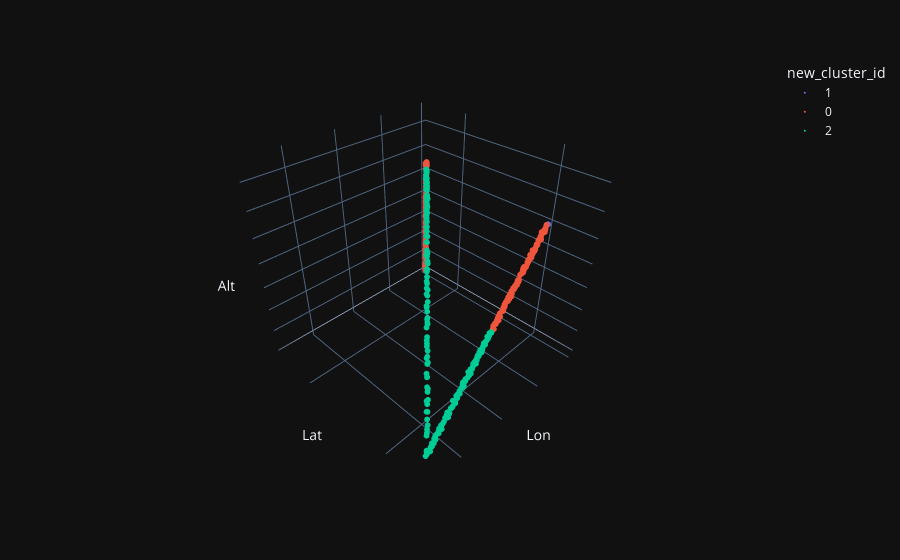

Write notebook code for a chart like this one.
### Code cell
fig = px.scatter_3d(plots, x='Lon', y='Lat', z='Alt', color='new_cluster_id', hover_name='TimeStamp', template='plotly_dark', labels=None)
fig = fig.update_traces(marker={'size': 2}).update_scenes(xaxis_showticklabels=False, yaxis_showticklabels=False, zaxis_showticklabels=False)
fig.show()

### Figure 1 — Plotly figure (JSON) as saved in the notebook; plotly's stock layout.template omitted (floating-point values rounded to 4 significant figures; data arrays with more than 128 entries replaced by an {"elided": "..."} marker saying what was removed)
{"data": [{"hovertemplate": "<b>%{hovertext}</b><br><br>new_cluster_id=1<br>Lon=%{x}<br>Lat=%{y}<br>Alt=%{z}<extra></extra>", "hovertext": ["21/12/2022 16:38:11"], "legendgroup": "1", "marker": {"color": "#636efa", "size": 2, "symbol": "circle"}, "mode": "markers", "name": "1", "scene": "scene", "showlegend": true, "type": "scatter3d", "x": [34.0], "y": [32.0], "z": [994.4]}, {"hovertemplate": "<b>%{hovertext}</b><br><br>new_cluster_id=0<br>Lon=%{x}<br>Lat=%{y}<br>Alt=%{z}<extra></extra>", "hovertext": {"elided": "199 str values"}, "legendgroup": "0", "marker": {"color": "#EF553B", "size": 2, "symbol": "circle"}, "mode": "markers", "name": "0", "scene": "scene", "showlegend": true, "type": "scatter3d", "x": {"elided": "199 float values"}, "y": {"elided": "199 float values"}, "z": {"elided": "199 float values"}}, {"hovertemplate": "<b>%{hovertext}</b><br><br>new_cluster_id=2<br>Lon=%{x}<br>Lat=%{y}<br>Alt=%{z}<extra></extra>", "hovertext": {"elided": "192 str values"}, "legendgroup": "2", "marker": {"color": "#00cc96", "size": 2, "symbol": "circle"}, "mode": "markers", "name": "2", "scene": "scene", "showlegend": true, "type": "scatter3d", "x": {"elided": "192 float values"}, "y": {"elided": "192 float values"}, "z": {"elided": "192 float values"}}], "layout": {"legend": {"title": {"text": "new_cluster_id"}, "tracegroupgap": 0}, "margin": {"t": 60}, "scene": {"domain": {"x": [0, 1], "y": [0, 1]}, "xaxis": {"showticklabels": false, "title": {"text": "Lon"}}, "yaxis": {"showticklabels": false, "title": {"text": "Lat"}}, "zaxis": {"showticklabels": false, "title": {"text": "Alt"}}}}}
